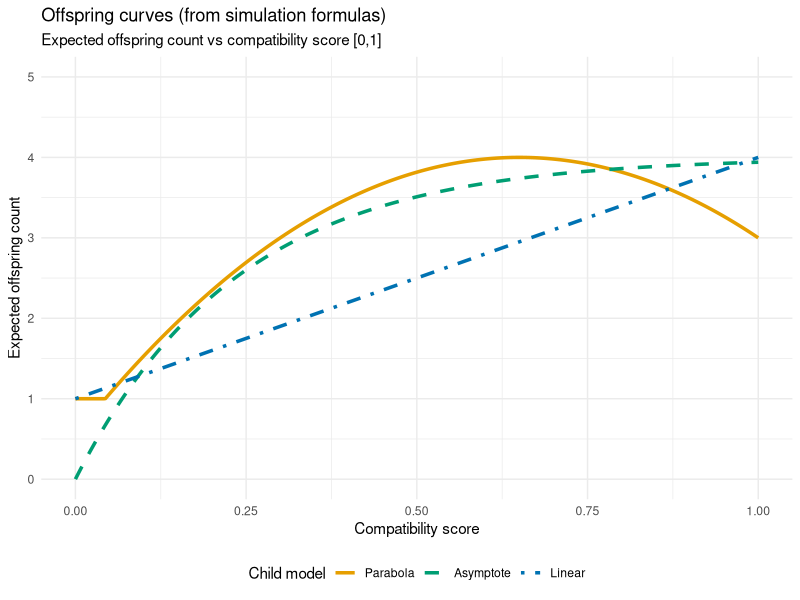
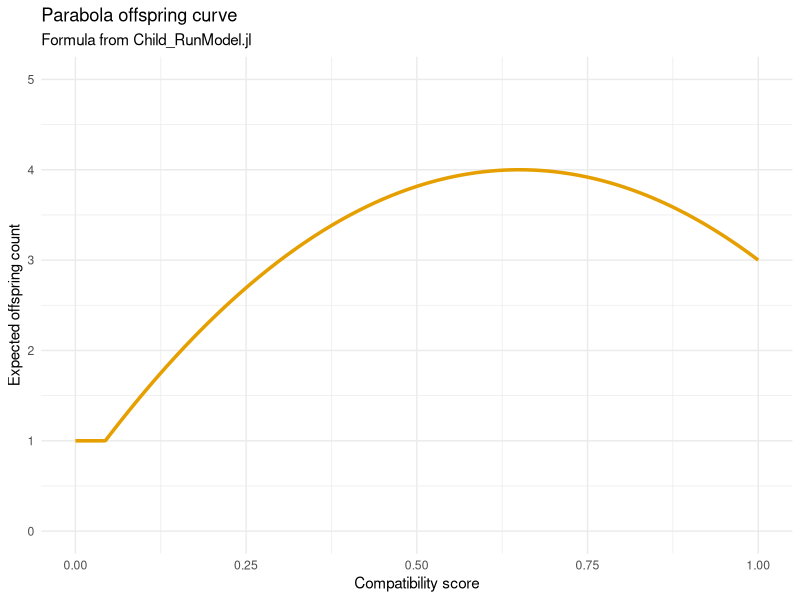
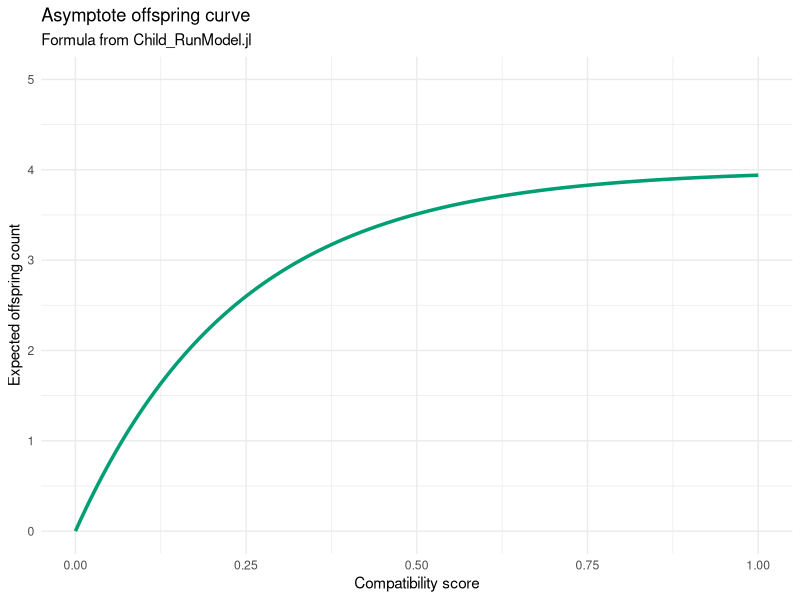
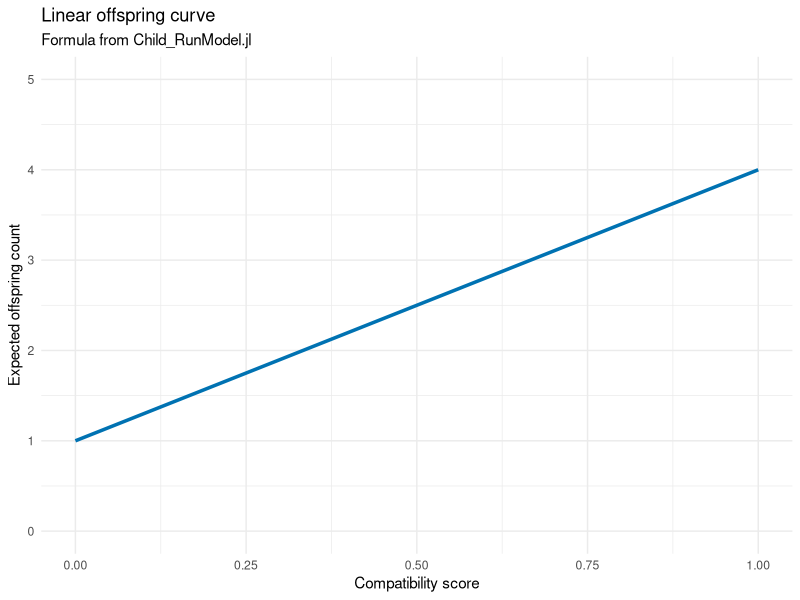

These figures' R source, in order:
# Plot offspring curves from simulation formulas
# Formulas match Child_RunModel.jl / child_testing.jl:
#   parabola:   peak at opt=0.65, width=0.70, floor 1.0
#   asymptote:  max_children=4, k=4.2
#   linear:     min=1, max=4

if (!require("ggplot2")) install.packages("ggplot2")
library(ggplot2)

if (!dir.exists("graphs")) dir.create("graphs", recursive = TRUE)

# --- Formulas (same as Julia) ---
# Parabola: offspring peaks at intermediate compatibility
offspring_parabola <- function(score) {
  peak <- 4.0
  opt <- 0.65
  width <- 0.70
  scale <- 1 - ((score - opt) / width)^2
  base <- peak * max(0, scale)
  max(1.0, base)
}

# Asymptote: rises then levels off
offspring_asymptote <- function(score) {
  max_children <- 4.0
  k <- 4.2
  max_children * (1 - exp(-k * score))
}

# Linear: monotonically increasing
offspring_linear <- function(score) {
  min_offspring <- 1.0
  max_offspring <- 4.0
  min_offspring + (max_offspring - min_offspring) * score
}

# --- Data: compatibility score in [0, 1] ---
scores <- seq(0, 1, length.out = 501)
df <- data.frame(
  score = rep(scores, 3),
  offspring = c(
    sapply(scores, offspring_parabola),
    sapply(scores, offspring_asymptote),
    sapply(scores, offspring_linear)
  ),
  model = rep(c("Parabola", "Asymptote", "Linear"), each = length(scores))
)
df$model <- factor(df$model, levels = c("Parabola", "Asymptote", "Linear"))

# --- Combined plot: all three curves ---
p_combined <- ggplot(df, aes(x = score, y = offspring, color = model, linetype = model)) +
  geom_line(linewidth = 1.2) +
  scale_color_manual(
    values = c("Parabola" = "#E69F00", "Asymptote" = "#009E73", "Linear" = "#0072B2")
  ) +
  scale_linetype_manual(
    values = c("Parabola" = "solid", "Asymptote" = "dashed", "Linear" = "dotdash")
  ) +
  labs(
    title = "Offspring curves (from simulation formulas)",
    subtitle = "Expected offspring count vs compatibility score [0,1]",
    x = "Compatibility score",
    y = "Expected offspring count",
    color = "Child model",
    linetype = "Child model"
  ) +
  coord_cartesian(xlim = c(0, 1), ylim = c(0, 5)) +
  theme_minimal() +
  theme(legend.position = "bottom")

ggsave("graphs/plot_child_curves_combined.png", p_combined, width = 10, height = 6, dpi = 300)
cat("Saved: graphs/plot_child_curves_combined.png\n")

# --- Individual plots per model ---
for (mod in c("Parabola", "Asymptote", "Linear")) {
  sub <- df[df$model == mod, ]
  col <- c("Parabola" = "#E69F00", "Asymptote" = "#009E73", "Linear" = "#0072B2")[mod]
  p <- ggplot(sub, aes(x = score, y = offspring)) +
    geom_line(color = col, linewidth = 1.2) +
    labs(
      title = paste0(mod, " offspring curve"),
      subtitle = "Formula from Child_RunModel.jl",
      x = "Compatibility score",
      y = "Expected offspring count"
    ) +
    coord_cartesian(xlim = c(0, 1), ylim = c(0, 5)) +
    theme_minimal()
  fname <- paste0("graphs/plot_child_curve_", tolower(mod), ".png")
  ggsave(fname, p, width = 8, height = 6, dpi = 300)
  cat("Saved:", fname, "\n")
}

cat("Done. Curves plotted from formulas in Child_RunModel.jl.\n")
